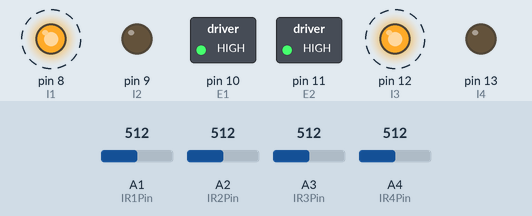
Recording of a sketch running on a simulated Arduino Uno, built with avr-gcc and run on an emulated ATmega328P. Parts: switched loads named in the sketch (green lamp = pin HIGH), output pins drawn as LEDs (lit = HIGH). Dashed ring = blinking. The inputs (shaded band) are chosen by the test bench; at power-on: A1 (IR1Pin) = 512, A2 (IR2Pin) = 512, A3 (IR3Pin) = 512, A4 (IR4Pin) = 512. What the sketch prints to the serial monitor is not drawn.

Above: at 0.05 s.
Timing chart, 0 to 3.0 s (numbered marks = the images above):
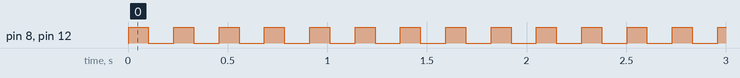

The sketch:

sketch_tracking_sensor_final.ino
```cpp
/*
 * Sketch for the line follower robot. Was midofoed from the code found on website of http://www.elabpeers.com

Test code for 4-Channel IR Sensor
by eLab Peers (C) 2015.

Visit us at:
http://www.elabpeers.com

All rights reserved.

Lab 4 - 4-Channel IR Sensor

Arduino Pins:
1.  Pin A1 to Sig1 (left IR sensor next to left motor)
2.  Pin A2 to Sig2 (middle left)
3.  Pin A3 to Sig3 (middle right)
4.  Pin A4 to Sig4 (right sensor)


 VCC to 5V pin on Arduino
GND to GND on Arduino

*/

const int IR1Pin = A1; // left IR sensor
const int IR2Pin = A2; // the middle left IR sensor
const int IR3Pin = A3; //  the middle right IR sensor
const int IR4Pin = A4; // the right IR sensor

// pins for motor
#define E1 10  // Enable Pin for motor 1
#define E2 11  // Enable Pin for motor 2

#define I1 8  // Control pin 1 for motor 1
#define I2 9  // Control pin 2 for motor 1
#define I3 12  // Control pin 1 for motor 2
#define I4 13  // Control pin 2 for motor 2
byte speed=255; // spin motor

void setup()
{
 setPwmFrequency(E1,256); // this is to set the frequency of the PWM pins to 112Hz.
 setPwmFrequency(E2,256); // see http://coolkidsrobots.com/guide/changing-pwm-frequencies-arduino for discussion
                          // the code is found in arduino website.
  Serial.begin (9600);

  pinMode(IR1Pin, INPUT); // set IR1Pin as input
  pinMode(IR2Pin, INPUT); // set IR2Pin as input
  pinMode(IR3Pin, INPUT); // set IR3Pin as input
  pinMode(IR4Pin, INPUT); // set IR4Pin as input
  //motor

pinMode(E1, OUTPUT);
pinMode(E2, OUTPUT);

pinMode(I1, OUTPUT);
pinMode(I2, OUTPUT);
pinMode(I3, OUTPUT);
pinMode(I4, OUTPUT);
analogWrite(E1,speed);
analogWrite(E2,speed);

}

void loop()
{

  IRRead();

}

void IRRead()
{


  float IR1PinValue = 5.*analogRead(IR1Pin)/1024.; //set the reading of IR1Pin as IR1PinValue
  Serial.print("IR1Pin :");
  Serial.println(IR1PinValue);

  float IR2PinValue = 5.*analogRead(IR2Pin)/1024.; //set the reading of IR2Pin as IR2PinValue
  Serial.print("IR2Pin :");
  Serial.println(IR2PinValue);

  float IR3PinValue = 5.*analogRead(IR3Pin)/1024.; //set the reading of IR3Pin as IR3PinValue
  Serial.print("IR3Pin :");
  Serial.println(IR3PinValue);

  float IR4PinValue = 5.*analogRead(IR4Pin)/1024.; //set the reading of IR4Pin as IR4PinValue
  Serial.print("IR4Pin :");
  Serial.println(IR4PinValue);


// It depends on the floor. for m3  <1. is black and >4 is floor

  if (IR1PinValue <2 && IR2PinValue >4 && IR3PinValue >4&& IR4PinValue >4) //
  {
    turn_left();
    Serial.println("Sharp Left Turn");

  }
  else if (IR1PinValue <2 && IR2PinValue <2 && IR3PinValue>4 && IR4PinValue >4)
  {
    turn_left();
    Serial.println("Left Turn");

  }
  else if (IR1PinValue >4 && IR2PinValue <2 && IR3PinValue >4 && IR4PinValue >4)
  {
    Serial.println("Left Turn");
    turn_left();

  }
    else if (IR1PinValue >4 && IR2PinValue >4 && IR3PinValue <2 && IR4PinValue >4)
  {
    turn_right();
    Serial.println("Right Turn");

  }
    else if (IR1PinValue >4 && IR2PinValue >4 && IR3PinValue <2 && IR4PinValue <2)
  {
    turn_right();
    Serial.println("Right Turn");

  }
  else if (IR1PinValue >4 && IR2PinValue >4 && IR3PinValue >4 && IR4PinValue < 2)
  {
    turn_right();
    Serial.println("Sharp Right Turn");

  }
  else
  {
    drive_forward();
    Serial.println("Forward");
    delay(100);
    motor_stop();
    delay(100);

  }


}

void motor_stop(){
digitalWrite(I1, LOW);
digitalWrite(I2, LOW);

digitalWrite(I3, LOW);
digitalWrite(I4, LOW);
delay(25);
}

void drive_forward(){

digitalWrite(I1, HIGH); // left motor
digitalWrite(I2, LOW);

digitalWrite(I3, HIGH);//rightmotor
digitalWrite(I4, LOW);
}

void drive_backward(){
digitalWrite(I1, LOW);
digitalWrite(I2, HIGH);

digitalWrite(I3, LOW);
digitalWrite(I4, HIGH);
}

void turn_left() {
 digitalWrite(I1, LOW);
digitalWrite(I2, LOW);

digitalWrite(I3, HIGH);
digitalWrite(I4, LOW);

  }

void sharp_turn_left(){
digitalWrite(I1, LOW);
digitalWrite(I2, HIGH);

digitalWrite(I3, HIGH);
digitalWrite(I4, LOW);
}
// the right wheel go backward
void sharp_turn_right(){
digitalWrite(I1, HIGH);
digitalWrite(I2, LOW);

digitalWrite(I3, LOW);
digitalWrite(I4, HIGH);
}
// left  wheel stops
void turn_right(){
digitalWrite(I1, HIGH);
digitalWrite(I2, LOW);

digitalWrite(I3, LOW);
digitalWrite(I4, LOW);
  }
  /**
 * Divides a given PWM pin frequency by a divisor.
 *
 * The resulting frequency is equal to the base frequency divided by
 * the given divisor:
 *   - Base frequencies:
 *      o The base frequency for pins 3, 9, 10, and 11 is 31250 Hz.
 *      o The base frequency for pins 5 and 6 is 62500 Hz.
 *   - Divisors:
 *      o The divisors available on pins 5, 6, 9 and 10 are: 1, 8, 64,
 *        256, and 1024.
 *      o The divisors available on pins 3 and 11 are: 1, 8, 32, 64,
 *        128, 256, and 1024.
 *
 * PWM frequencies are tied together in pairs of pins. If one in a
 * pair is changed, the other is also changed to match:
 *   - Pins 5 and 6 are paired on timer0
 *   - Pins 9 and 10 are paired on timer1
 *   - Pins 3 and 11 are paired on timer2
 *
 * Note that this function will have side effects on anything else
 * that uses timers:
 *   - Changes on pins 3, 5, 6, or 11 may cause the delay() and
 *     millis() functions to stop working. Other timing-related
 *     functions may also be affected.
 *   - Changes on pins 9 or 10 will cause the Servo library to function
 *     incorrectly.
 *
 * Thanks to macegr of the Arduino forums for his documentation of the
 * PWM frequency divisors. His post can be viewed at:
 *   http://forum.arduino.cc/index.php?topic=16612#msg121031
 */
void setPwmFrequency(int pin, int divisor) {
  byte mode;
  if(pin == 5 || pin == 6 || pin == 9 || pin == 10) {
    switch(divisor) {
      case 1: mode = 0x01; break;
      case 8: mode = 0x02; break;
      case 64: mode = 0x03; break;
      case 256: mode = 0x04; break;
      case 1024: mode = 0x05; break;
      default: return;
    }
    if(pin == 5 || pin == 6) {
      TCCR0B = TCCR0B & 0b11111000 | mode;
    } else {
      TCCR1B = TCCR1B & 0b11111000 | mode;
    }
  } else if(pin == 3 || pin == 11) {
    switch(divisor) {
      case 1: mode = 0x01; break;
      case 8: mode = 0x02; break;
      case 32: mode = 0x03; break;
      case 64: mode = 0x04; break;
      case 128: mode = 0x05; break;
      case 256: mode = 0x06; break;
      case 1024: mode = 0x7; break;
      default: return;
    }
    TCCR2B = TCCR2B & 0b11111000 | mode;
  }
}
```

Measured:
- by itself, pin 8 (I1), pin 12 (I3): alternates HIGH for 0.10 s and LOW for 0.13 s
